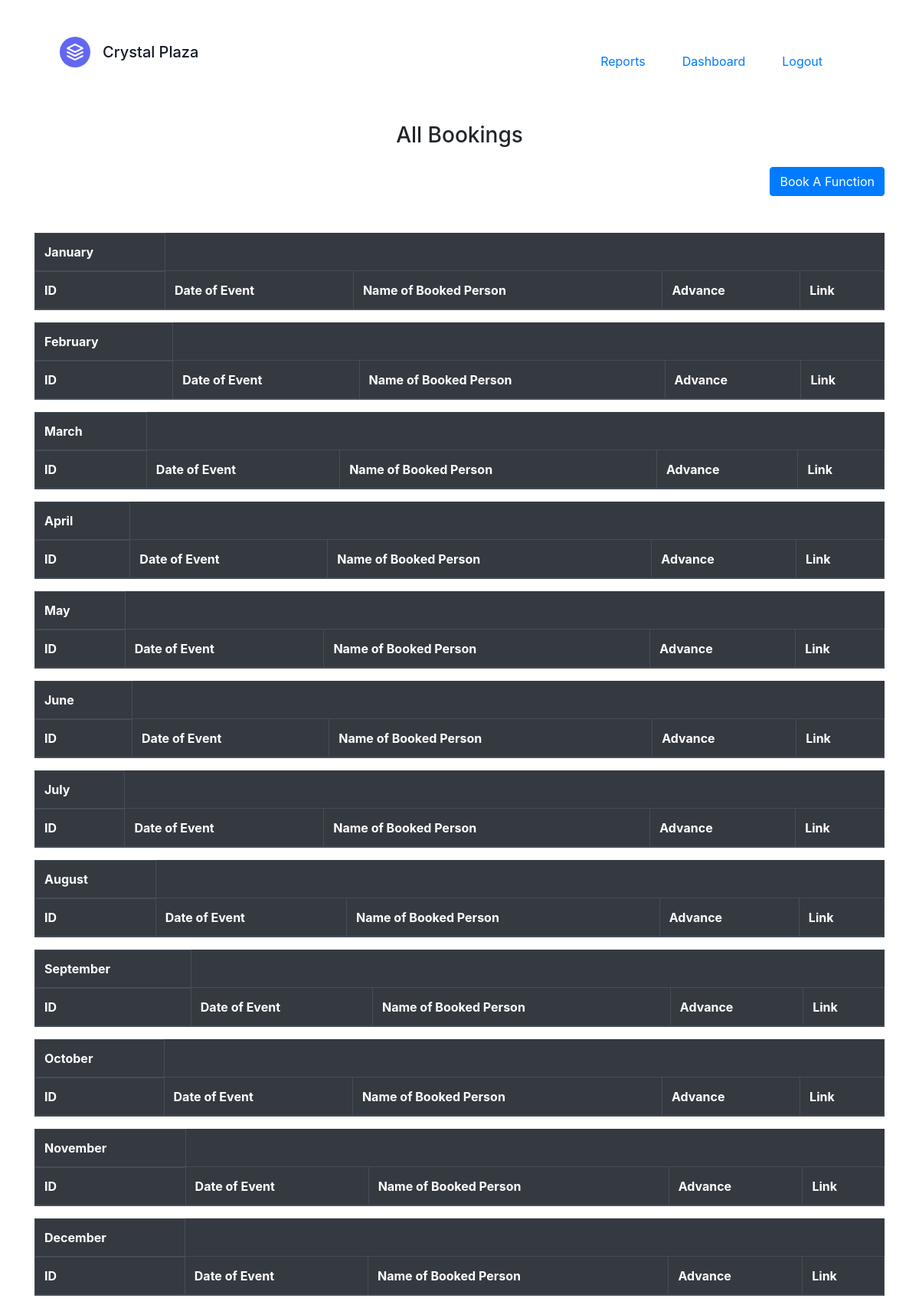
The app's page /booking/list/ (signed in) with its own data.
### booking/models.py (models this page shows, shortened)
class Month(models.Model):
    name=models.CharField(max_length=50)
    number=models.IntegerField()
    class Meta:
        ordering=('number',)

### booking/views.py (the view)
# urls.py: path("list/",views.listing_page,name='listing_page'),
def listing_page(request):
    record=BookingData.objects.all()
    month = {	1:'January',
        2:'February',
        3:'March',
        4:'April',
        5:'May',
        6:'June',
        7:'July',
        8:'August',
        9:'September',
        10:'October',
        11:'November',
        12:'December'		}
    for i in range(1,13):
        if Month.objects.filter(number=i).exists()==False:
            Month.objects.create(number=i,name=month[i])
    months=Month.objects.all()
    context={
        'record':record,
        "months":months
    }
    return render(request,'booking/list.html',context)

### booking/templates/booking/list.html (shortened to what this page needs)
<!DOCTYPE html>
<html lang="en">
<head>
    <link href="https://unpkg.com/tailwindcss@^2/dist/tailwind.min.css" rel="stylesheet">
</head>
<body>
    {% extends "booking/base.html" %}
    {% block contain %}
    <header class="text-gray-600 body-font">
      <div class="container mx-auto flex flex-wrap p-5 flex-col md:flex-row items-center">
        <a class="flex title-font font-medium items-center text-gray-900 mb-4 md:mb-0">
          <svg xmlns="http://www.w3.org/2000/svg" fill="none" stroke="currentColor" stroke-linecap="round" stroke-linejoin="round" stroke-width="2" class="w-10 h-10 text-white p-2 bg-indigo-500 rounded-full" viewBox="0 0 24 24">
            <path d="M12 2L2 7l10 5 10-5-10-5zM2 17l10 5 10-5M2 12l10 5 10-5"></path>
          </svg>
          <span class="ml-3 text-xl">Crystal Plaza</span>
        </a>
        <nav class="md:ml-auto flex flex-wrap items-center text-base justify-center">
          <a class="mr-5 hover:text-gray-900" href="{% url 'ledger:allreports' %}">Reports</a>
          <a class="mr-5 hover:text-gray-900" href="{% url 'userdata:dashboard' %}">Dashboard</a>
          {% if user.is_authenticated %}
          <a class="mr-5 hover:text-gray-900" href="{% url 'userdata:logout' %}">Logout</a>
          {% else %}
          <a class="mr-5 hover:text-gray-900" href="{% url 'userdata:login' %}">Login</a>
          {% endif %}
        </nav >
      </div>
    </header>
{% if user.is_authenticated %}
    <div class="container">
 <h3 class="text-center mb-4">   All Bookings</h3>
 <div class="text-right mb-5">
      <a href="{% url 'booking:booking_page' %}"><button class="text-center btn btn-primary">Book A Function</button></a>
</div>
{% for month in months %}
      <table class="table table-bordered table-striped table-dark">
              <thead>
            <th scope="col">{{month.name}}</th>
          <tr>
            <th scope="col">ID</th>
            <th scope="col">Date of Event</th>
            <th scope="col">Name of Booked Person</th>
            <th scope="col">Advance</th>
            <th scope="col">Link</th>
          </tr>
        </thead>
      </table>
      {% endfor %}
</div>
{% endif %}
     {% endblock contain %}

### records on screen
Month: name "January"
Month: name "February"
Month: name "March"
Month: name "April"
Month: name "May"
Month: name "June"
Month: name "July"
Month: name "August"
Month: name "September"
Month: name "October"
Month: name "November"
Month: name "December"
